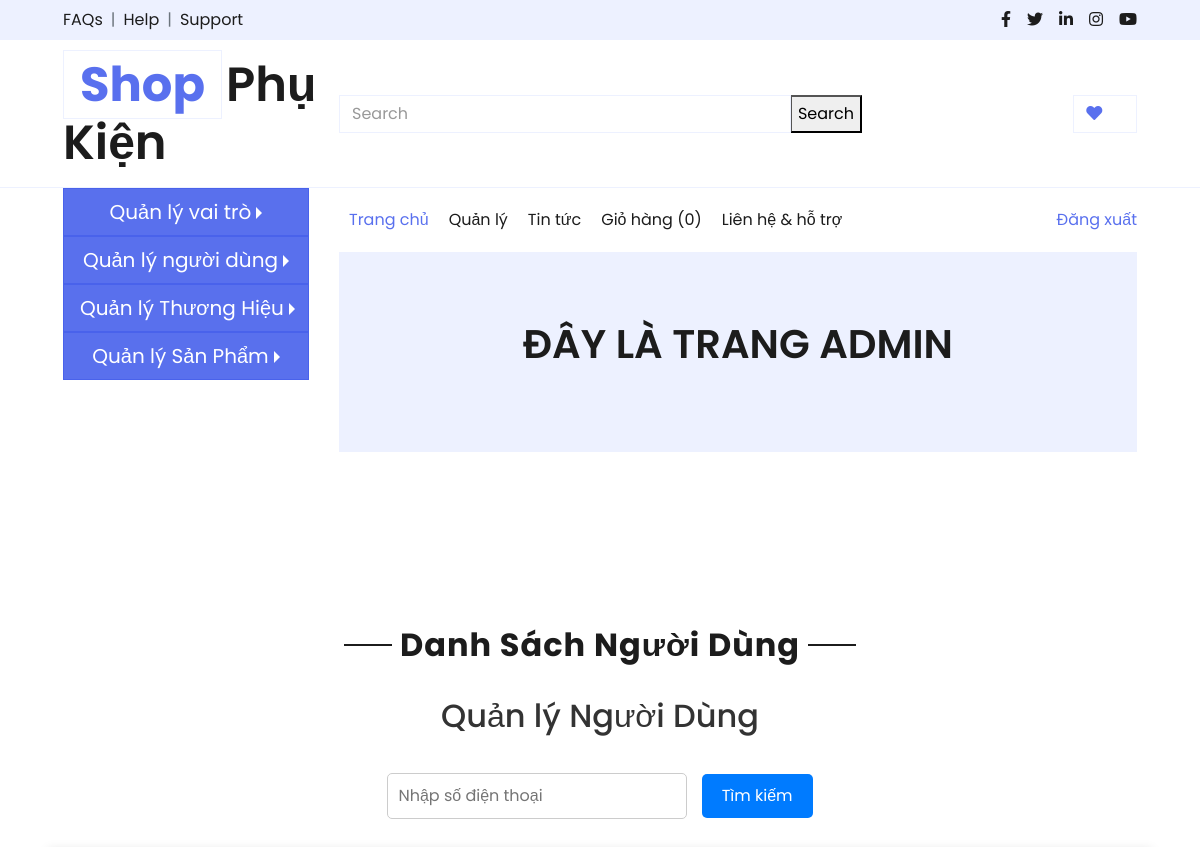
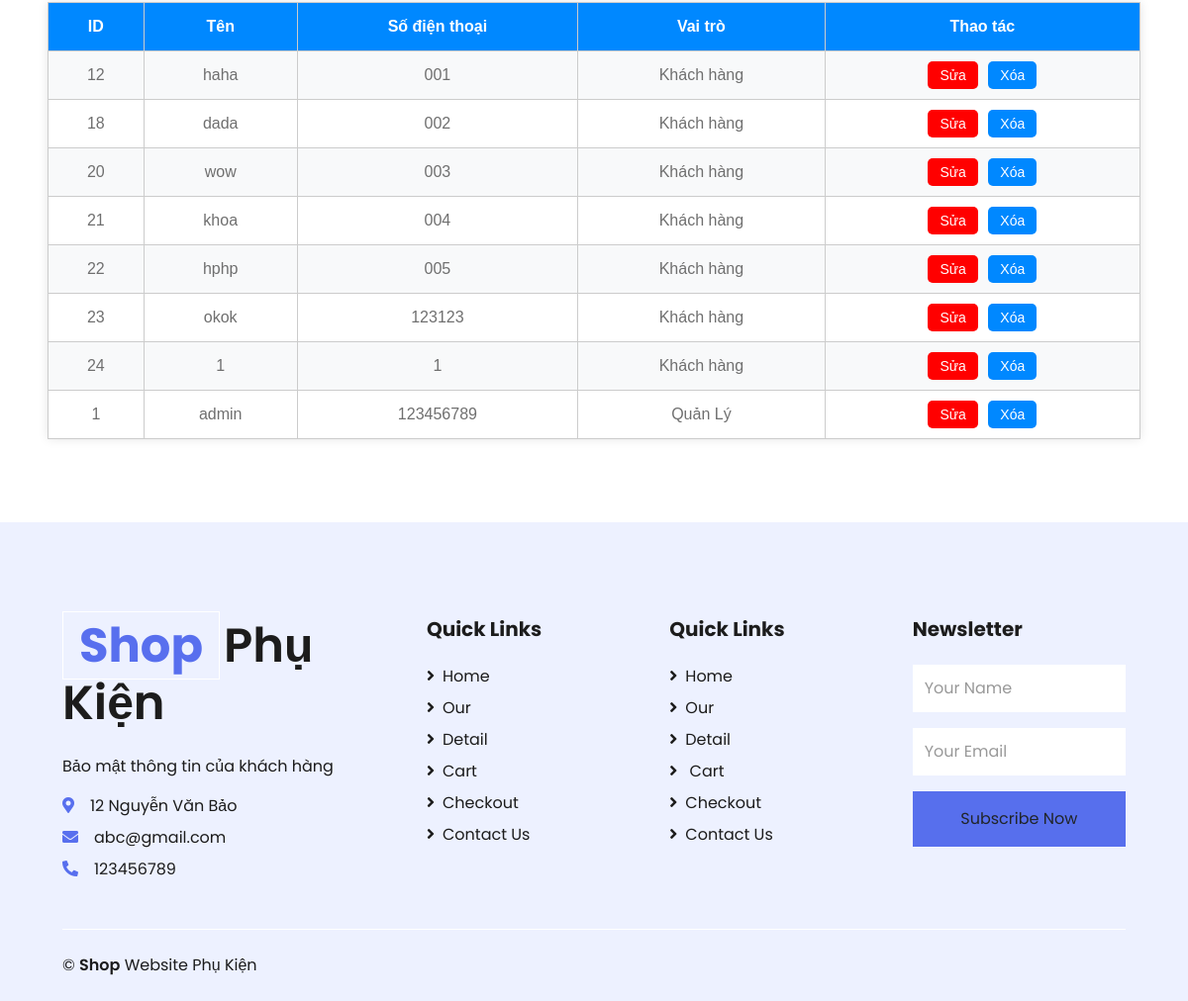
/admin.php?type=NguoiDung (signed in), run on the app's committed database (2 pictures, top to bottom).
### tables this page shows
CREATE TABLE `user` (
  `iduser` int(11) NOT NULL,
  `nameuser` varchar(100) NOT NULL,
  `password` varchar(255) NOT NULL,
  `phonenumber` varchar(15) NOT NULL,
  `idrole` int(11) NOT NULL
);

CREATE TABLE `role` (
  `idrole` int(11) NOT NULL,
  `namerole` varchar(100) NOT NULL,
  `mota` varchar(100) NOT NULL
);

### Model/mNguoiDung.php (called while the page is built, shortened)
<?php
include_once("ketnoi.php");
class ModelNguoiDung
{
    public function selectAllND()
    {
        $p = new clsKetNoi();
        $con = $p->MoKetNoi();
        $truyvan = "select u.*, r.namerole from user u join role r on u.idrole=r.idrole";
        $ketqua = mysqli_query($con, $truyvan);
        return $ketqua;
    }
}

### Controller/cNguoiDung.php (called while the page is built, shortened)
<?php
include_once("Model/mNguoiDung.php");
class ControlNguoiDung
{
    public function getAllND()
    {
        $p = new ModelNguoiDung();
        $kq = $p->selectAllND();
        if (mysqli_num_rows($kq) > 0) {
            return $kq;
        } else {
            return false;
        }
    }
}

### Model/ketnoi.php (called while the page is built, shortened)
<?php
class clsketnoi {
    function MoKetNoi() {
        $this->conn = new mysqli("localhost", "root", "", "cnm");
        return $this->conn;
    }
}
?>

### View/qlNguoiDung.php (the view, shortened to what this page needs)
<?php
include_once("Controller/cNguoiDung.php");
$p = new controlNguoiDung();
if (isset($_POST['btnSearch'])) {
    $phone = $_POST['searchPhone'];
    $kq = $p->searchUserByPhone($phone);
} else {
    $kq = $p->getAllND();
}
?>
<h2>Quản lý Người Dùng</h2>
<form method="post" action="" class="search-form">
    <input type="text" name="searchPhone" placeholder="Nhập số điện thoại" required>
    <input type="submit" name="btnSearch" value="Tìm kiếm">
</form>
<?php
if ($kq) {
    echo "<table>";
    echo "<tr>
            <th>ID</th>
            <th>Tên</th>
            <th>Số điện thoại</th>
            <th>Vai trò</th>
            <th>Thao tác</th>
          </tr>";
    while ($r = mysqli_fetch_assoc($kq)) {
        echo "<tr>";
        echo "<td>" . $r["iduser"] . "</td>";
        echo "<td>" . $r["nameuser"] . "</td>";
        echo "<td>" . $r["phonenumber"] . "</td>";
        echo "<td>" . $r["namerole"] . "</td>";
        echo "<td class='action-links'>
                <a href='?action=updateND&id=" . $r['iduser'] . "' class='edit-btn'>Sửa</a>
                <a href='?action=deleteND&id=" . $r['iduser'] . "' class='delete-btn' onclick='return confirm(\"Bạn có chắc muốn xóa người dùng này không?\")'>Xóa</a>
              </td>";
        echo "</tr>";
    }
    echo "</table>";
} else {
    echo "<p style='text-align: center; color: red;'>Lỗi xuất danh sách Người Dùng</p>";
}
?>

### data on the page
user: iduser "12", nameuser "haha", phonenumber "001", idrole.namerole "Khách hàng"
user: iduser "18", nameuser "dada", phonenumber "002", idrole.namerole "Khách hàng"
user: iduser "20", nameuser "wow", phonenumber "003", idrole.namerole "Khách hàng"
user: iduser "21", nameuser "khoa", phonenumber "004", idrole.namerole "Khách hàng"
user: iduser "22", nameuser "hphp", phonenumber "005", idrole.namerole "Khách hàng"
user: iduser "23", nameuser "okok", phonenumber "123123", idrole.namerole "Khách hàng"
user: iduser "24", nameuser "1", phonenumber "1", idrole.namerole "Khách hàng"
user: iduser "1", nameuser "admin", phonenumber "123456789", idrole.namerole "Quản Lý"
